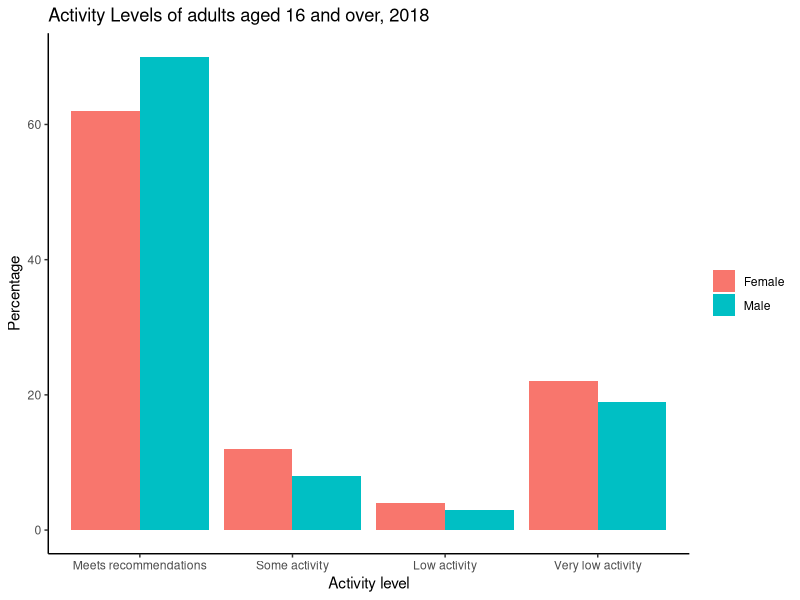

Source code (R):
#########################################
# A healthy diet and regular exercise   #
#########################################

# Priority 6: A Scotland where we eat well, have a healthy weight and are physically active

# Resources: 
#   Data source: Supplementary tables are available on the Scottish Government SHeS website, eg for 2018 https://www.gov.scot/publications/scottish-health-survey-2018-volume-1-main-report/
#                                                                                                   2008 - 2012 https://www.gov.scot/publications/scottish-health-survey-2012-volume-1-main-report/pages/11/#table71
#                (downloaded as .xls file, only one sheet with relevant statistics kept, saved as .numbers file, exported as .csv file, relevant numbers extracted)
#   Public Health Priorities: https://www.gov.scot/binaries/content/documents/govscot/publications/corporate-report/2018/06/scotlands-public-health-priorities/documents/00536757-pdf/00536757-pdf/govscot%3Adocument/00536757.pdf
#
# A healthy diet and regular exercise bring a wide range of benefits for both physical and mental health
# Poor diet, an unhealthy weight and physical inactivity are all major and growing issues for Scotland and impact across all public services and communities, and with significant costs to the economy.
# It is a very complex and challenging topic where multiple factors play role - our income, influence from family and friends, marketing influences;
#   - access to affordable sports, social expectations etc.
# In 2018, a 36 pages long action plan called A More Active Scotland was published. It's aim is to find ways to encourage people to be more physically active.
# Also Transport Scotland produced The Active Travel Framework aiming to increase the levels of active travel (walking or cycling) in Scotland.
# (just to pick an example, it was suggesting to increase investment into making towns and cities safer for walkers and cyclist)
# These plans and frameworks have further impact to other action plans, for instance plans aiming to lower carbon emission etc.
# In July last year, the Scottish Government published a plan called A Healthier Future – Scotland's Diet and Healthy Weight Delivery Plan. The plan sets out a vision for everyone in Scotland to eat well and have a healthy weight.
#
# Diet, physical activity and sedentary behavior are strongly associated with BMI

# Graph 1 - BMI by age, time series - 2018

# We are looking at a graph showing Prevalence of overweight including obesity (BMI 25 and over) among adults aged 16 and over, 2003 to 2018
# In 2018, 2/3 two thirds (65%) of adults aged 16 and over were overweight in Scotland, including 28% who were obese. The numbers are remaining broadly stable since 2008

# Graph 2

# Data: Adult Physical Activity, xlsx, sheet W243, available from: https://www.gov.scot/publications/scottish-health-survey-2018-supplementary-tables/
# Along with eating well and having a healthy weight, being physically active forms one of the six Public Health Priorities for Scotland published jointly by the Scottish Government and COSLA in 2018.
# The CMO 2011 recommendations stated that adults should engage in at least moderate activity for a minimum of 150 minutes a week. Alternatively, 75 minutes of vigorous activity spread across the week.

# We are looking at a graph showing an Estimate of Activity Levels of adults aged 16 and over in Scotland in 2018
# An estimated 66% of adults (aged 16 years and over) met the guideline to do at least 150 minutes moderate or 75 minutes vigorous activity (or an equivalent combination of these) per week in 2018

# Physical inactivity is estimated to contributes to nearly 2,500 deaths in Scotland annually, costing the NHS around £94 million.



# load in libraries
library(tidyverse)
library(here)
library(lubridate)

physical_activity <- read_csv(here("data/priority_6/physical_activity/activity_level_2018.csv"), col_names = FALSE)

names(physical_activity) <- c("activity_level", "x16_24", "x25_34", "x35_44", "x45_54", "x55_64", "x65_74", "x75", "total")
row_names <- c("Male", "Male", "Male", "Male",
                                 "Female", "Female", "Female", "Female",
                                 "All adults", "All adults", "All adults", "All adults")

physical_activity$gender <- row_names 

# change the order of factor levels by specifying the order of activity_level explicitly
physical_activity <- physical_activity %>% 
  mutate(
    activity_level = factor(activity_level, levels = c("Meets recommendations", "Some activity", "Low activity", "Very low activity"))
  )

# check the order of levels
# physical_activity$activity_level
# Levels: Meets recommendations > Some activity > Low activity > Very low activity

# plot a graph Physical activity levels in Scotland by age, 2018
physical_activity_graph <- physical_activity %>% 
  select(activity_level, total, gender) %>% 
  filter(gender == "Male" | gender == "Female") %>% 
  ggplot() +
  aes(x = activity_level, y = total, fill = gender) +
  geom_col(position = "dodge") +
  theme_classic() +
  theme(legend.title = element_blank()) +
  labs(
    x = "Activity level",
    y = "Percentage",
    title = "Activity Levels of adults aged 16 and over, 2018"
  )
